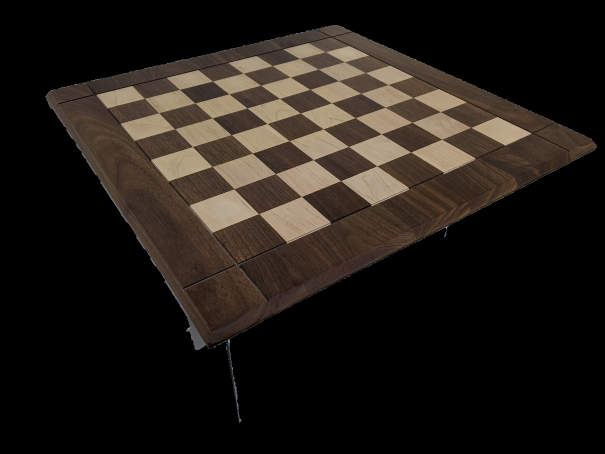
#> input picture images/board_matted.jpg, 1210 x 907 px (shown at 1/2 size)
$ python gui.py
#> lines starting #> are read from the running program, lines starting #| are printed output that depends on the picture
from board import Solver
import cv2
import numpy as np

N_QUEENS = 8

def main():
    board_im, H = calibrate()
    queen, alpha = load_queen()

    board_solver = Solver(N_QUEENS)
    writer = cv2.VideoWriter("./samples/solution.mp4", cv2.VideoWriter_fourcc(*'mp4v'), 100, (board_im.shape[1], board_im.shape[0]), True)

    while not board_solver.is_solved:
        solution, steps = run_solution_finder(writer, board_solver, board_im, queen, alpha, H)

        cv2.putText(solution, "Press space bar for next solution or any other key to exit", (5,50), cv2.FONT_ITALIC, 1, (255,255,255))
        cv2.putText(solution, "Solved in %d steps"%steps, (5,80), cv2.FONT_ITALIC, 1, (255,255,255))
        cv2.imshow('Board Position', solution)
        c = cv2.waitKey(0)

        for i in range(100):
            writer.write(solution)

        if c == 32: # Press space bar to continue
            board_solver.next_solution()

    writer.release()

def run_solution_finder(writer, board_solver, board_im, queen, alpha, H):
    steps = 0
    while not board_solver.is_solved:
        board = board_solver.single_iter()
        im = update_gui(board, board_im, queen, alpha, H)
        writer.write(im)
        steps += 1
    return im, steps


def update_gui(board, board_im, queen, alpha, H):
        i, j = np.where(board==1)
        board_im_t = board_im.copy()

        # Place each queen that is already on the board
        for k in range(i.shape[0]):
            place_at(board_im_t, queen, alpha, H, (j[k]/N_QUEENS, i[k]/N_QUEENS))

        cv2.imshow('Board Position', board_im_t)
        cv2.waitKey(1)
        return board_im_t

def place_at(board_im, queen, alpha, H, point):
    """
    Find the queen's coordinates in (y,x)
    Map to (u,v) using the Homography matrix
    Place the queen
    """
    p1 = cv2.perspectiveTransform(np.array(point).reshape(1,1,2), H)
    px, py = np.squeeze(p1).astype(np.int32)

    w = queen.shape[1]//2
    h = queen.shape[0]//2

    board_im[py-2*h+5:py+6, px-w:px+w+1, :] = queen * alpha + (1-alpha) * board_im[py-2*h+5:py+6, px-w:px+w+1, :]


def load_queen():
    queen_im = cv2.imread('./images/queen_matted.jpg')
    alpha = np.load('./images/queen_alphamap.npy')
    bby, bbx = alpha.nonzero()
    queen_im = queen_im[bby.min():bby.max(), bbx.min():bbx.max(), :]
    alpha = alpha[bby.min():bby.max(), bbx.min():bbx.max()]
    return queen_im, cv2.cvtColor(alpha.astype(np.uint8), cv2.COLOR_GRAY2BGR)

def calibrate():
    """
    1) Find the 7x7 inner corners of the chess board (v, u)
    2) Create a meshgrid representing the (y, x) coordinates in the interval [0, 1]
    3) Find the homography from (y, x) to (v, u)
    4) Use the alpha map to add a custom background to the chess board
    """
    board_im = np.pad(cv2.imread('./images/board_matted.jpg'), ((20,20), (20,20), (0,0)))
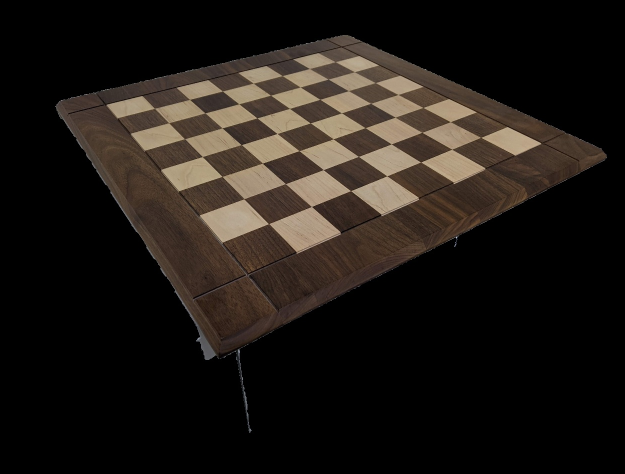
#> board_im: shape (947, 1250, 3) (shown at 1/2 size); mean B, G, R 21.4, 26.1, 31.5
#> (the run stopped early here; a loop or call above may not have finished)
